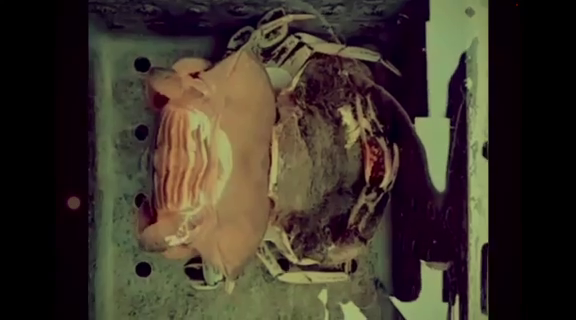
#> input picture frame 191 of video/crabfromfarm3.mp4, 576 x 320 px
$ python project1.py
#> lines starting #> are read from the running program, lines starting #| are printed output that depends on the picture; after the words box and inside, x2 and y2 are one past the last pixel; in counts of white or black regions, pixels touching at a corner belong together
import cv2
import numpy as np
import datetime
import time

def lineNotify(message):
    payload = {'message':message}
    return _lineNotify(payload)

def notifySticker(stickerID,stickerPackageID):
    payload = {'message':" ",'stickerPackageId':stickerPackageID,'stickerId':stickerID}
    return _lineNotify(payload)

def notifyPicture(url):
    payload = {'message':" ",'imageThumbnail':url,'imageFullsize':url}
    return _lineNotify(payload)

def _lineNotify(payload,file=None):
    import requests
    url = 'https://notify-api.line.me/api/notify'
    token = 'x8TJhJRg4Tl1zUSqkwOD0W1aVLZcShkyHzIyd1Ls2KJ'
    headers = {'Authorization':'Bearer '+token}
    return requests.post(url, headers=headers , data = payload, files=file)

start_time = time.time()
end_time = start_time
cap=cv2.VideoCapture("video/crabfromfarm3.mp4")

while(cap.isOpened()) :
    ref,frame = cap.read()
#> frame is the input picture: shape (320, 576, 3); mean B, G, R 42.2, 52.9, 61.5
    roi=frame

    gray=cv2.cvtColor(frame,cv2.COLOR_BGR2GRAY)
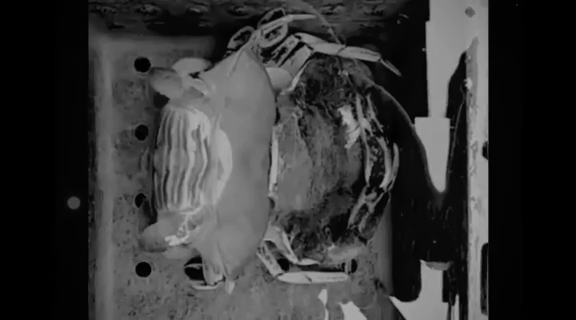
#> gray: shape (320, 576); min 0, max 178, mean 54.2
    gray_blur=cv2.GaussianBlur(gray,(15,15),0)
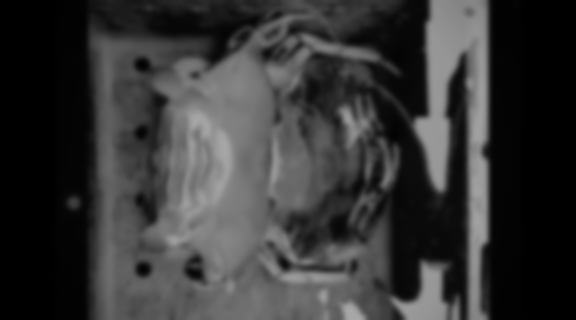
#> gray_blur: shape (320, 576); min 0, max 167, mean 54.2
    thresh=cv2.adaptiveThreshold(gray_blur,255,cv2.ADAPTIVE_THRESH_GAUSSIAN_C,cv2.THRESH_BINARY_INV,11,1)
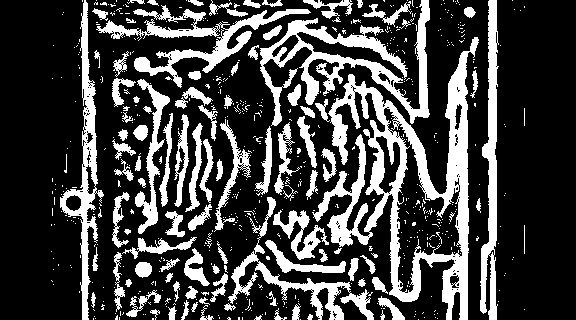
#> thresh: shape (320, 576); 26.1% white; 619 white regions (517 under 20 px), largest, box (x1, y1, x2, y2) and area: (312, 37, 479, 320) 12284, (260, 0, 430, 126) 5484, (96, 5, 311, 88) 3583
    kernel=np.ones((2,2),np.uint8)
    closing=cv2.morphologyEx(thresh,cv2.MORPH_CLOSE,kernel,iterations=2)
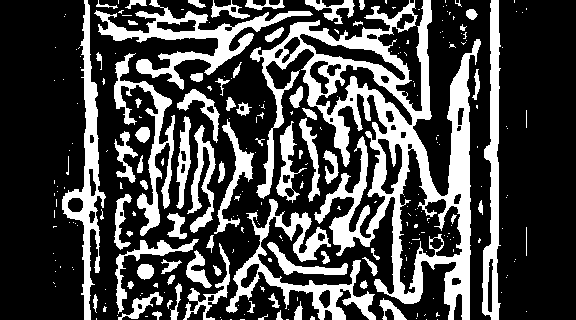
#> closing: shape (320, 576); 28.5% white; 266 white regions (191 under 20 px)
    result_img=closing.copy()
    contours,hierachy=cv2.findContours(result_img,cv2.RETR_EXTERNAL,cv2.CHAIN_APPROX_SIMPLE)
#> contours = 234 contours, 170 with area under 20; largest, box (x1, y1, x2, y2) and area: (250, 0, 481, 320) 27050, (94, 0, 313, 90) 4027, (226, 199, 376, 320) 3824, (62, 0, 106, 320) 3492, (482, 0, 501, 320) 2974
    counter=0
    for contour in contours:
        (x,y,w,h) = cv2.boundingRect(contour)
        if cv2.contourArea(contour)<7000:
            continue
        cv2.rectangle(frame,(x,y),(x+w,y+h),(0,255,0),2)
        '''area = cv2.contourArea(contour)
        if area < 500 :
            continue
        ellipse = cv2.fitEllipse(cnt)
        cv2.ellipse(roi,ellipse,(0,255,0),2)'''
        counter+=1

        if counter == 2:
            #print("{} {} {} {}".format(start_time,end_time,counter,time.time()-end_time))
            while (time.time()-end_time) >= 10:
                print("ok")
                lineNotify("ลอกคราบ")
                end_time = time.time()
                break
            break
#> this loop made 234 passes
#> (x, y, w, h) on passes 1, 2, 6: (437, 319, 1, 1), (426, 319, 1, 1), (221, 319, 1, 1)
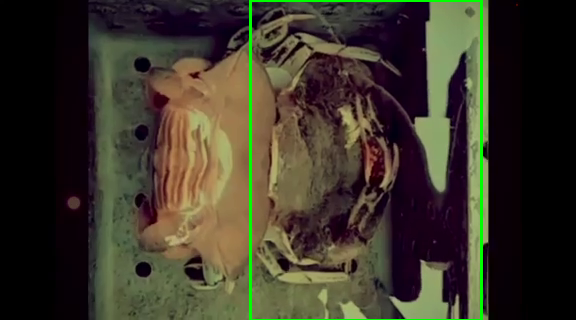
#> frame: shape (320, 576, 3); 1.41% of pixels changed, all inside (x1, y1, x2, y2) = (249, 0, 483, 320)
#> after the loop, counter = 1
    currentDate = str(datetime.datetime.now())
    cv2.putText(roi,"amount : " + str(counter),(10,60),cv2.FONT_HERSHEY_COMPLEX,0.5,(255,255,255),1,cv2.LINE_AA)
    cv2.putText(roi,currentDate,(10,100),cv2.FONT_HERSHEY_COMPLEX,0.5,(255,255,255),1,cv2.LINE_AA)
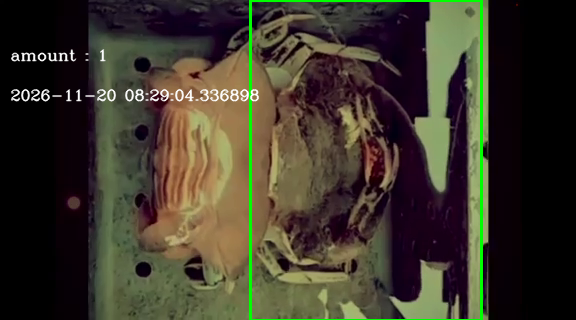
#> roi: shape (320, 576, 3); mean B, G, R 42.6, 56.4, 61.2
    cv2.imshow("Show",roi)

    if cv2.waitKey(1) & 0xFF==ord('q'):
#> (key q is pressed here)
        break

cap.release()
cv2.destroyAllWindows()

$ run again, starting later in the video
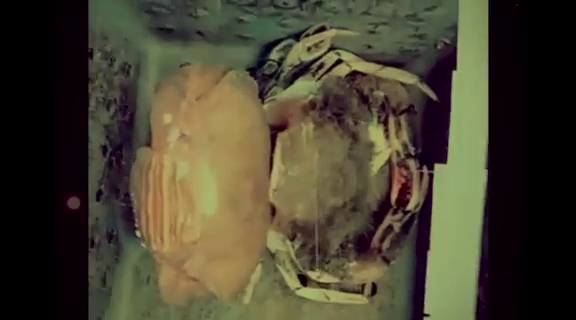
#> input picture frame 859 of video/crabfromfarm3.mp4, 576 x 320 px
#> frame is the input picture: shape (320, 576, 3); mean B, G, R 48.7, 67.4, 72.6
#> thresh: shape (320, 576); 23.1% white; 730 white regions (611 under 20 px), largest, box (x1, y1, x2, y2) and area: (280, 0, 459, 320) 7380, (97, 49, 171, 320) 3163, (475, 0, 498, 320) 2980
#> closing: shape (320, 576); 25.8% white; 280 white regions (208 under 20 px)
#> contours = 277 contours, 214 with area under 20; largest, box (x1, y1, x2, y2) and area: (282, 0, 461, 320) 12916, (99, 51, 223, 320) 6260, (232, 97, 380, 320) 3346, (477, 0, 502, 320) 2925, (61, 0, 106, 320) 2811
#> the loop `for contour in contours:` made 277 passes
#> (x, y, w, h) on passes 1, 3, 4: (452, 319, 1, 1), (335, 319, 1, 1), (118, 319, 1, 1)
#> after the loop `for contour in contours:`:
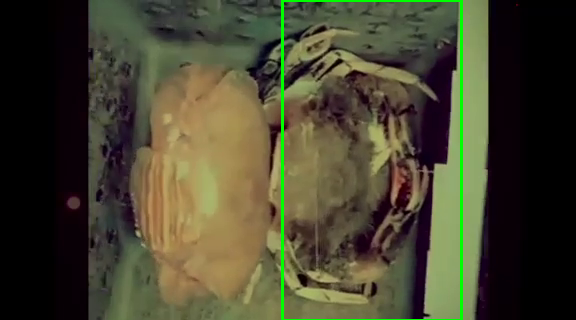
#> frame: shape (320, 576, 3); 1.33% of pixels changed, all inside (x1, y1, x2, y2) = (281, 0, 463, 320)
#> after the loop `for contour in contours:`: counter = 1
#> `cv2.putText(roi,currentDate,(10,100),cv2.FONT_HERSHEY_COMPLEX,0.5,(255..`:
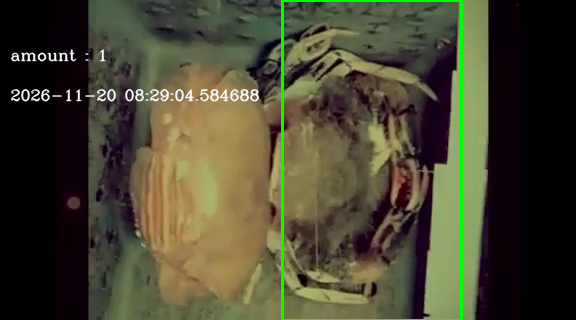
#> roi: shape (320, 576, 3); mean B, G, R 49, 70.5, 72.4

$ run again, starting later in the video
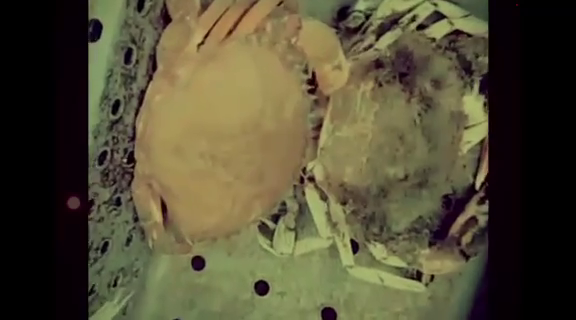
#> input picture frame 1528 of video/crabfromfarm3.mp4, 576 x 320 px
#> frame is the input picture: shape (320, 576, 3); mean B, G, R 53.9, 78.1, 83.7
#> thresh: shape (320, 576); 21.9% white; 821 white regions (653 under 20 px), largest, box (x1, y1, x2, y2) and area: (60, 0, 103, 320) 3098, (466, 0, 497, 320) 2978, (112, 0, 173, 320) 2567
#> closing: shape (320, 576); 24.6% white; 318 white regions (188 under 20 px)
#> contours = 318 contours, 198 with area under 20; largest, box (x1, y1, x2, y2) and area: (62, 0, 194, 320) 7038, (301, 141, 487, 320) 4826, (306, 0, 456, 170) 3290, (468, 0, 500, 320) 2884, (248, 167, 347, 287) 1644
#> the loop `for contour in contours:` made 318 passes
#> (x, y, w, h) on passes 4, 5, 7: (459, 317, 5, 3), (441, 317, 1, 1), (264, 315, 10, 5)
#> after the loop `for contour in contours:`:
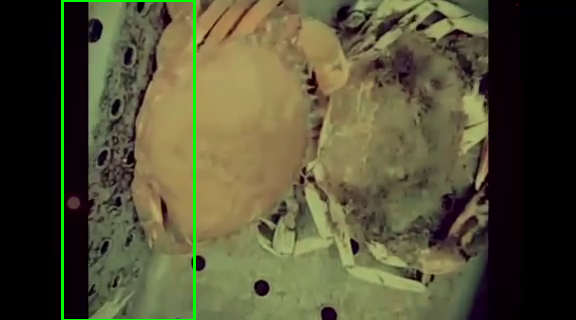
#> frame: shape (320, 576, 3); 1.25% of pixels changed, all inside (x1, y1, x2, y2) = (61, 0, 196, 320)
#> after the loop `for contour in contours:`: counter = 1
#> `cv2.putText(roi,currentDate,(10,100),cv2.FONT_HERSHEY_COMPLEX,0.5,(255..`:
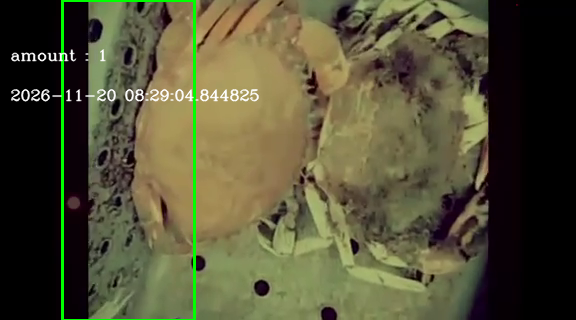
#> roi: shape (320, 576, 3); mean B, G, R 54.7, 81.6, 83.9
